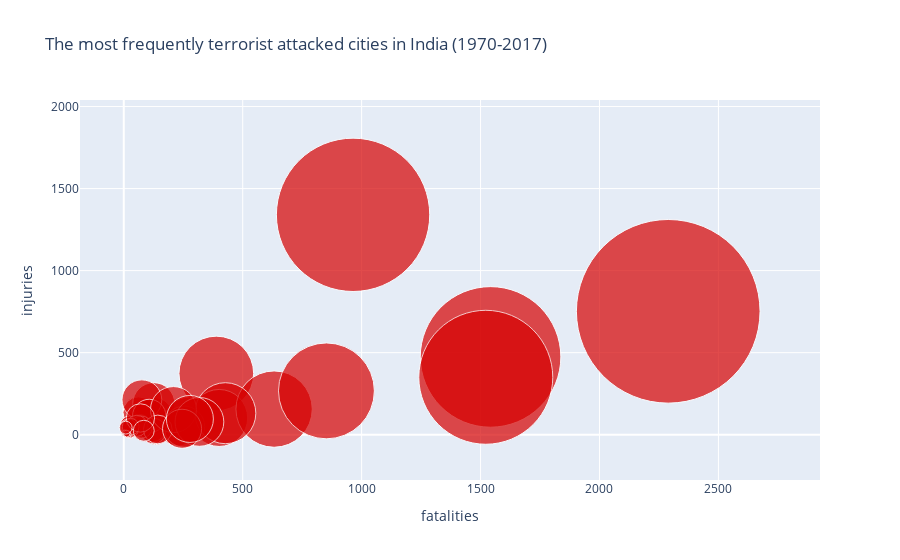

Notebook code cell kept with this figure:
### Markdown cell above
A Scatter plot of weighed values of the above

### Code cell
fat = t_ind[t_ind['city'].isin(cities.index)].groupby('city').sum()['fatalities']
inj = t_ind[t_ind['city'].isin(cities.index)].groupby('city').sum()['injuries']
trace = go.Scatter(
    x=inj,
    y=fat,
    mode='markers',
    marker=go.Marker(
        size = (fat+inj) ** 0.65,
        opacity=0.7,
        color='#D60000',
    ),
    text=t_ind[t_ind['city'].isin(cities.index)].groupby('city').sum().index,
    hoverinfo='text',
)
data = [trace]
layout = go.Layout(
    title='The most frequently terrorist attacked cities in India (1970-2017)',
    xaxis=dict(
        title='fatalities',
    ),
    yaxis=dict(
        title='injuries',
    ),
    hovermode='closest',
)
fig = go.Figure(data=data, layout=layout)
iplot(fig)

### Figure 1 — Plotly figure (JSON) as saved in the notebook; plotly's stock layout.template omitted (floating-point values rounded to 4 significant figures)
{"data": [{"hoverinfo": "text", "marker": {"color": "#D60000", "opacity": 0.7, "size": [74.69, 18.5, 57.02, 38.87, 35.82, 14.62, 22.34, 26.42, 15.23, 7.009, 31.11, 27.19, 42.06, 46.29, 18.77, 39.77, 10.27, 41.01, 22.71, 17.68, 9.896, 76.34, 61.0, 33.41, 95.88, 9.123, 14.62, 9.514, 25.63, 22.34, 7.891, 21.1, 46.04, 0, 10.08, 6.307, 14.16, 140.6, 15.53, 134.0, 16.84, 5.814, 48.81, 28.71, 5.297, 39.05, 47.03, 183.6, 28.39, 6.545, 20.98, 153.3, 6.779, 12.88]}, "mode": "markers", "text": ["Amritsar", "Amritsar District", "Anantnag", "Baramulla", "Batala", "Bijapur", "Bijapur district", "Bijbehara", "Bishnupur", "Bokaro district", "Bombay", "Bongaigaon", "Chandigarh", "Chennai", "Dantewada", "Dantewada district", "Darjeeling", "Delhi", "Dimapur", "Gadchiroli district", "Giridih district", "Guwahati", "Imphal", "Jalandhar", "Jammu", "Kanker district", "Karbi Anglong district", "Koraput district", "Kulgam", "Kupwara", "Lalgarh", "Latehar district", "Ludhiana", "Madurai", "Malkangiri", "Malkangiri district", "Moreh", "Mumbai", "Narayanpur district", "New Delhi", "North Cachar Hills district", "Palamu district", "Pulwama", "Rajouri", "Shillong", "Shopian", "Sopore", "Srinagar", "Sukma district", "Thoubal", "Tral", "UNKNOWN", "Ukhrul", "West Midnapore district"], "type": "scatter", "x": [389, 27, 401, 229, 129, 27, 47, 134, 20, 14, 62, 121, 126, 276, 51, 76, 16, 254, 69, 23, 26, 632, 427, 107, 852, 20, 23, 12, 124, 73, 5, 55, 209, 0, 7, 5, 31, 1542, 19, 1522, 29, 4, 318, 143, 12, 245, 278, 2289, 70, 17, 84, 964, 12, 8], "y": [373, 62, 102, 50, 117, 35, 72, 20, 46, 6, 136, 40, 189, 89, 40, 213, 20, 49, 53, 60, 8, 156, 131, 114, 267, 10, 39, 20, 23, 46, 19, 54, 153, 0, 28, 12, 28, 474, 49, 350, 48, 11, 78, 32, 1, 36, 96, 752, 102, 1, 24, 1340, 7, 43]}], "layout": {"hovermode": "closest", "title": {"text": "The most frequently terrorist attacked cities in India (1970-2017)"}, "xaxis": {"title": {"text": "fatalities"}}, "yaxis": {"title": {"text": "injuries"}}}}
